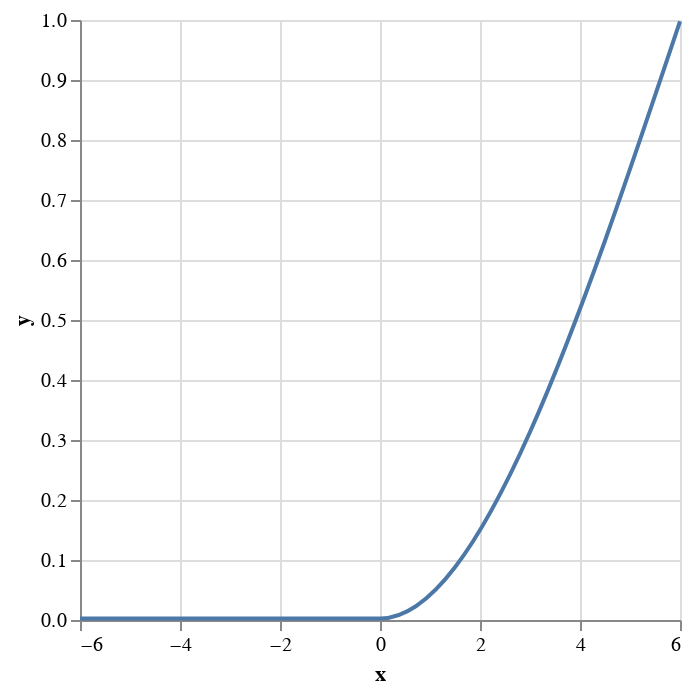

Write a Vega-Lite specification for this figure.
### Vega-Lite specification from a JSON file in a GitHub repository (floating-point values rounded to 4 significant figures)
{"$schema": "https://vega.github.io/schema/vega-lite/v3.json", "width": 300, "height": 300, "selection": {"brush": {"type": "single", "on": "mousemove"}}, "data": {"name": "source", "values": [{"x": -6, "y": 0.002473}, {"x": 0, "y": 0.002473}, {"x": 6, "y": 0.9975}]}, "mark": {"type": "line", "interpolate": "monotone"}, "encoding": {"x": {"field": "x", "type": "quantitative"}, "y": {"field": "y", "type": "quantitative"}}}
